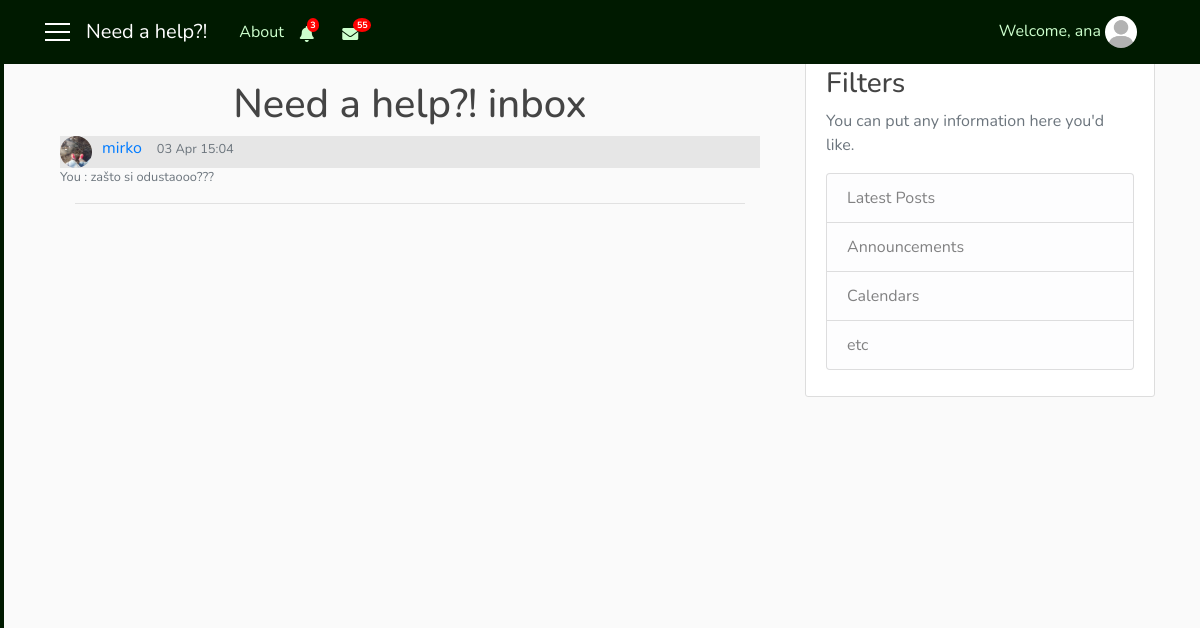
The page /chat/inbox/2 (signed in) on the database its author committed.
### user/models.py (models this page shows, shortened)
class ClientNotifications(models.Model):
    client = models.ForeignKey(User, on_delete=models.CASCADE)
    notification = models.CharField(max_length=1000)
    url_to_go = models.CharField(max_length=200, default='-')
    date = models.DateTimeField(auto_now_add=True)
    seen = models.BooleanField(default=False)
    remove = models.BooleanField(default=False)

class Profile(models.Model):
    user = models.OneToOneField(User, on_delete=models.CASCADE)
    gender = models.CharField(max_length=10, choices=GENDER)
    address = models.CharField(max_length=30)
    birth_date = models.DateField(null=True)
    phone_number = models.CharField(max_length=100)
    costs = models.IntegerField(default=100)
    role = models.CharField(max_length=15, choices=ROLES)
    profession = models.CharField(max_length=250, choices=PROFESSION, default='Other')
    knowledges = models.TextField(max_length=1000)
    rating = models.FloatField(default=0.0)
    rated = models.IntegerField(default=0)
    hired = models.IntegerField(default=0)
    num_hires = models.IntegerField(default=0)
    photo = models.ImageField(default='default_user.jpg', upload_to='profile_user')

### chat/models.py (models this page shows, shortened)
class ChatMessage(models.Model):
    thread = models.ForeignKey(Thread, null=True, blank=True, on_delete=models.SET_NULL)
    user = models.ForeignKey(User, verbose_name='sender', on_delete=models.CASCADE)
    message = models.TextField()
    timestamp = models.DateTimeField(auto_now_add=True)

class Thread(models.Model):
    first = models.ForeignKey(User, on_delete=models.CASCADE, related_name='chat_thread_first')
    second = models.ForeignKey(User, on_delete=models.CASCADE, related_name='chat_thread_second')
    updated = models.DateTimeField(auto_now=True)
    timestamp = models.DateTimeField(auto_now_add=True)
    objects = ThreadManager()

### chat/views.py (the view)
# urls.py: path("inbox/<int:pk>", InboxView.as_view(), name='inbox'),
class InboxView(LoginRequiredMixin, ListView):
    template_name = 'chat/inbox.html'
    context_object_name = 'users'
    def get_queryset(self):
        return ChatMessage.objects.filter(Q(thread__first=self.request.user) | Q(thread__second=self.request.user)).order_by('-timestamp').distinct()
    def get_context_data(self, **kwargs):
        context = super().get_context_data(**kwargs)
        us = self.request.user
        thrd = Thread.objects.filter(Q(first=self.request.user) | Q(second=self.request.user))
        not_r = RepairmanNotifications.objects.filter(repairman=us, remove=False).order_by('-date')
        not_c = ClientNotifications.objects.filter(client=us, remove=False).order_by('-date')
        not_rep = RepairmanNotifications.objects.filter(repairman=us, seen=False).count()
        not_cli = ClientNotifications.objects.filter(client=us, seen=False).count()
        context['not_r'] = not_r
        context['not_c'] = not_c
        context['not_rep'] = not_rep
        context['not_cli'] = not_cli
        context['th'] = thrd
        return context

### chat/templates/chat/inbox.html (shortened to what this page needs)
{% extends "need_a_help_app/base.html" %}
{% block notify_client %}
    {% if not_c %}
        <i class="nav-item nav-link fas fa-bell mt-1 popOver" data-title="Notifications" data-content="
            <div class='container'>
                {% for n in not_c|slice:'5' %}
                    <div {% if not n.seen %}class='row not_seen'{% else %}class='row not_row' style='cursor: pointer;'{% endif %} onclick='location.href=&quot;{{ n.url_to_go }}?not_c={{ n.id }}&quot;;' {% if not n.seen %}style='background: #f2f2f2;'{% endif %}>
                        {{ n.notification }}
                        <div class='col-sm-3 col-md-3 col-lg-3'>
                            <small class='text-secondary text-muted'>{{ n.date|date:'dM H:i' }}</small>
                        </div>
                    </div>
                    <hr width=100%>
                {% endfor %}
                <div class='row'>
                    <div class='col-sm-12 col-md-12 col-lg-12 pl-5'>
                        <a href='{% url 'notifications_client' user.id %}'>Show all notifications</a>
                    </div>
                </div>
            </div>" data-placement="bottom" data-html="true" data-toggle="popover" data-container="body" data-trigger="click"></i>
        {% if not_cli %}
            <span class="badge badge-notify-bell">{{ not_cli }}</span>
        {% endif %}
    {% else %}
        <i class="nav-item nav-link fas fa-bell mt-1 popOver" data-title="Notifications" data-content="
            <h6 class='text-secondary text-muted' align='center'>No results</h6>" data-placement="bottom" data-html="true" data-toggle="popover" data-container="body" data-trigger="hover"></i>
    {% endif %}
{% endblock %}
{% block mess_client %}
        <span class="badge badge-notify-mess">55</span>
{% endblock %}
{% block content %}
    <div class="container mt-4">
        <h1 align="center">Need a help?! inbox</h1>
        {% if users %}
            <div class='container'>
               {% for u in users|slice:'1' %}
                    {% if u.user == user %}
                        {% if u.user == u.thread.first %}
                             <div class="row not_seen" onclick="location.href=&quot;{% url 'messages' u.thread.second %}&quot;;">
                        {% else %}
                             <div class="row not_seen" onclick="location.href=&quot;{% url 'messages' u.thread.first %}&quot;;">
                        {% endif %}
                    {% else %}
                        <div class="row not_seen" onclick="location.href=&quot;{% url 'messages' u.user %}&quot;;">
                    {% endif %}
                        {% if u.user == user %}
                            {% if u.user == u.thread.first %}
                                <a href="{% url 'info' u.thread.second.id %}"><img class="rounded-circle navbar-img" src="{{ u.thread.second.profile.photo.url }}"></a>
                            {% else %}
                                <a href="{% url 'info' u.thread.first.id %}"><img class="rounded-circle navbar-img" src="{{ u.thread.first.profile.photo.url }}"></a>
                            {% endif %}
                    {% else %}
                        <a href="{% url 'info' u.user.id %}"><img class="rounded-circle navbar-img" src="{{u.user.profile.photo.url }}"></a>
                    {% endif %}
                    {% if u.user == user %}
                        {% if u.user == u.thread.first %}
                            <a href="{% url 'info' u.thread.second.id %}">{{ u.thread.second }}</a>
                        {% else  %}
                            <a href="{% url 'info' u.thread.first.id %}">{{ u.thread.first }}</a>
                        {% endif %}
                    {% else %}
                            <a href="{% url 'info' u.user.id %}">{{ u.user }}</a>
                    {% endif %}
                        <div class="col-sm-3 col-md-3 col-lg-3">
                            <small class="text-secondary text-muted">{{ u.timestamp|date:'d M H:i' }}</small>
                        </div>
                    </div>
                     <div class="row">
                            {% if u.user == user %}
                                 <small class="text-secondary text-muted">You : {{u.message}}</small>
                            {% else %}
                                 <small class="text-secondary text-muted">{{u.user}} : {{u.message}}</small>
                            {% endif %}
                        </div>
                    <hr width=100%>
               {% endfor %}
            </div>
        {% endif %}
    </div>
{% endblock %}

### need_a_help_app/templates/need_a_help_app/base.html (shortened to what this page needs)
{% load static %}
<!DOCTYPE html>
<html>
    <head>
        <link rel="stylesheet" href="https://maxcdn.bootstrapcdn.com/bootstrap/4.0.0/css/bootstrap.min.css">
        <link rel="stylesheet" href="https://use.fontawesome.com/releases/v5.7.2/css/all.css">
        <link rel="stylesheet" type="text/css" href="{% static 'need_a_help_app/style.css' %}">
    </head>
    <body>
      <div id="wrapper">
          {% if user.is_authenticated and user.profile.role == 'client' %}
            <div id="sidebar-wrapper">
                <ul class="sidebar-nav">
                    <div class="list-group pt-2 d-none d-sm-none d-md-block d-lg-block">
                      <a class="list-group-item sb" href="{% url 'main_client' %}">&nbsp; Home</a>
                      <a class="list-group-item sb" href="{% url 'inbox' user.id %}">&nbsp; Messages</a>
                      <a class="list-group-item sb" href="{% url 'notifications_client' user.id %}">&nbsp; My notifications</a>
                      <a class="list-group-item sb" href="{% url 'profile' user.id %}">&nbsp; Settings</a>
                      <a class="list-group-item sb" href="{% url 'favorites' %}">&nbsp; My favourites</a>
                    </div>
                </ul>
            </div>
          {% endif %}
          <header class="site-header">
            <nav class="navbar navbar-expand-md navbar-dark bg-steel fixed-top">
              <div class="container">
                {% if user.is_authenticated %}
                  <a href='#' id='menu-toggle'><div class='menu-icon'></div>
                                  <div class='menu-icon'></div>
                                  <div class='menu-icon'></div></a>
                  {% if user.profile.role == 'client' %}
                    <a class="navbar-brand mr-4 ml-3 d-none d-sm-none d-md-block d-lg-block" href="{% url 'main_client' %}">Need a help?!</a>
                  {% else %}
                    <a class="navbar-brand mr-4 ml-3 d-none d-sm-none d-md-block d-lg-block" href="{% url 'main_repairman' %}">Need a help?!</a>
                    <a class="navbar-brand mr-auto ml-auto d-md-none d-lg-none" href="{% url 'main_repairman' %}">Need a help?!</a>
                  {% endif %}
                {% endif %}
                <div class="collapse navbar-collapse" id="navbarToggle">
                  <div class="navbar-nav mr-auto">
                    <a class="nav-item nav-link" href="{% url 'about' %}">About</a>
                    {% if user.is_authenticated %}
                      <div  class="collapse navbar-collapse hidden-xs">
                        {% if user.profile.role == 'repairman' %}
                          {% block notify_repairman %}{% endblock %}
                        {% else %}
                          {% block notify_client %}{% endblock %}
                        {% endif %}
                        <i class="nav-item nav-link fas fa-envelope mt-1"></i>
                        {% block mess_client %}{% endblock %}
                      </div>
                    {% else %}
                      <div class="d-sm-block d-md-none">
                        <a class="nav-item nav-link" href="{% url 'login' %}">Login</a>
                        <a class="nav-item nav-link" href="{% url 'register' %}">Register</a>
                      </div>
                    {% endif %}
                  </div>
                </div>
                  <div class="navbar-nav">
                    {% if user.is_authenticated %}
                      <div class="collapse navbar-collapse hidden-xs">
                          <span class="nav-item nav-link">Welcome, {{ user.username }}
                            <img class="rounded-circle navbar-img popOver" data-title="Logged in as {{ user.profile.role }}" data-content="
                                <a class='list-group-item sb' href='{% url 'info' user.id %}'><i class='fa fa-user fa-fw' aria-hidden='true'></i>&nbsp; My profile</a>
                                <a class='list-group-item sb' href='{% url 'logout' %}'><i class='fas fa-power-off'></i>&nbsp Logout</a>" data-placement="bottom" data-html="true" data-toggle="popover" data-container="body" data-trigger="click" src="{{ user.profile.photo.url }}">
                          </span>
                      </div>
                    {% else %}
                      <div class="collapse navbar-collapse">
                        <a class="nav-item nav-link" href="{% url 'login' %}">Login</a>
                        <a class="nav-item nav-link" href="{% url 'register' %}">Register</a>
                      </div>
                    {% endif %}
                  </div>
              </div>
            </nav>
          </header>
          <div id="page-content-wrapper">
            <main role="main" class="container">
              <div class="row">
                <div class="col-sm-8 col-md-8 col-lg-8">
                  {% block content %}{% endblock %}
                </div>
                {% if user.is_authenticated %}
                  {% block filters %}
                    <div class="col-sm-4 col-md-4 col-lg-4">
                      <div class="content-section">
                        <h3>Filters</h3>
                        <p class='text-muted'>You can put any information here you'd like.
                          <ul class="list-group">
                            <li class="list-group-item list-group-item-light">Latest Posts</li>
                            <li class="list-group-item list-group-item-light">Announcements</li>
                            <li class="list-group-item list-group-item-light">Calendars</li>
                            <li class="list-group-item list-group-item-light">etc</li>
                          </ul>
                        </p>
                      </div>
                    </div>
                  {% endblock %}
                {% endif %}
              </div>
            </main>
          </div>
    </div>
    </body>
</html>

### need_a_help_app/static/need_a_help_app/style.css (style rules this page uses)
body { background: #fafafa; color: #333333; margin-top: 56px; font-family: Nunito; height: 80vh; }
h1, h2, h3, h4, h5, h6 { color: #444444; }
ul { margin: 0; }
.bg-steel { background-color: #001a00; }
.site-header .navbar-nav .nav-link { color: #ccffcc; }
.content-section { background: #ffffff; padding: 10px 20px; border: 1px solid #dddddd; border-radius: 3px; margin-bottom: 20px; }
.navbar-img { height: 32px; width: 32px; margin-right: 10px; cursor: pointer; transition: background 0.2s, transform 0.2s; }
.menu-icon { width: 25px; height: 2px; background-color: white; margin: 6px 0; }
.sidebar-nav { padding-left: 0px; color: black; }
#sidebar-wrapper { z-index: 1; position: fixed; width: 0; height: 100%; overflow-y: hidden; background-color: #001a00; border: 2px solid #001a00; }
#page-content-wrapper { width: 100%; position: static; padding: 0; height: 91.4vh; }
.sb { background-color: #001a00; color: #ccffcc; opacity: 0.9; }
.badge-notify-bell { background: red; position: relative; color: white; border-radius: 50%; top: -7px; left: -15px; font-size: xx-small; }
.badge-notify-mess { background: red; position: relative; color: white; border-radius: 50%; top: -7px; left: -13px; font-size: xx-small; }
.not_seen { background: #e6e6e6; cursor: pointer; }
.fa-bell { cursor: pointer; }
.fa-envelope { cursor: pointer; }

### rows shown on the page
ChatMessage: thread.second.profile.photo (picture), thread.second "mirko", timestamp "03 Apr 15:04", message "zašto si odustaooo???"

### other values the page prints
{{ not_cli }} "3"
{{ user.username }} "ana"
